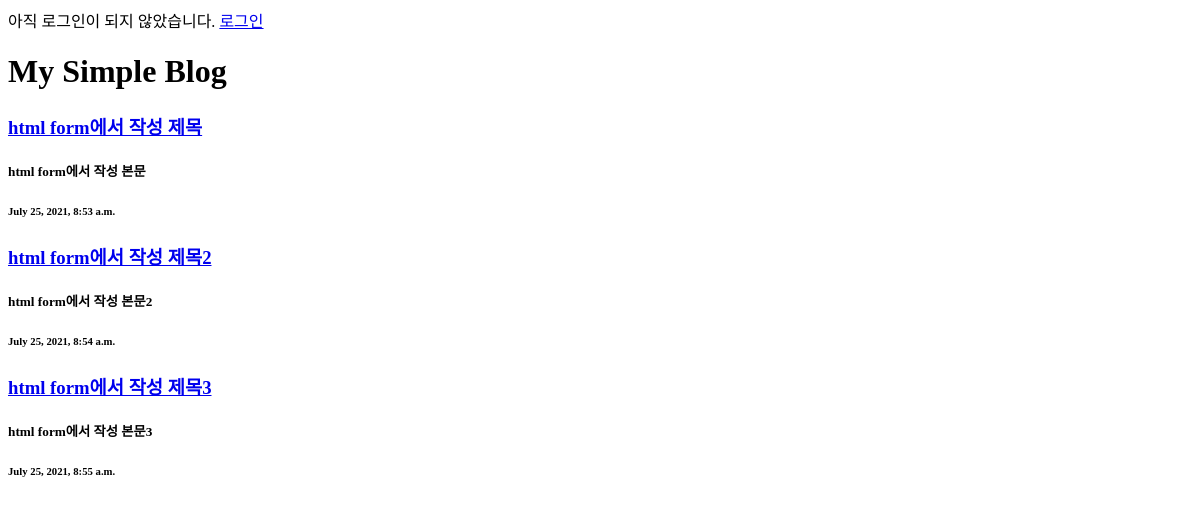
The app's page /, older data.
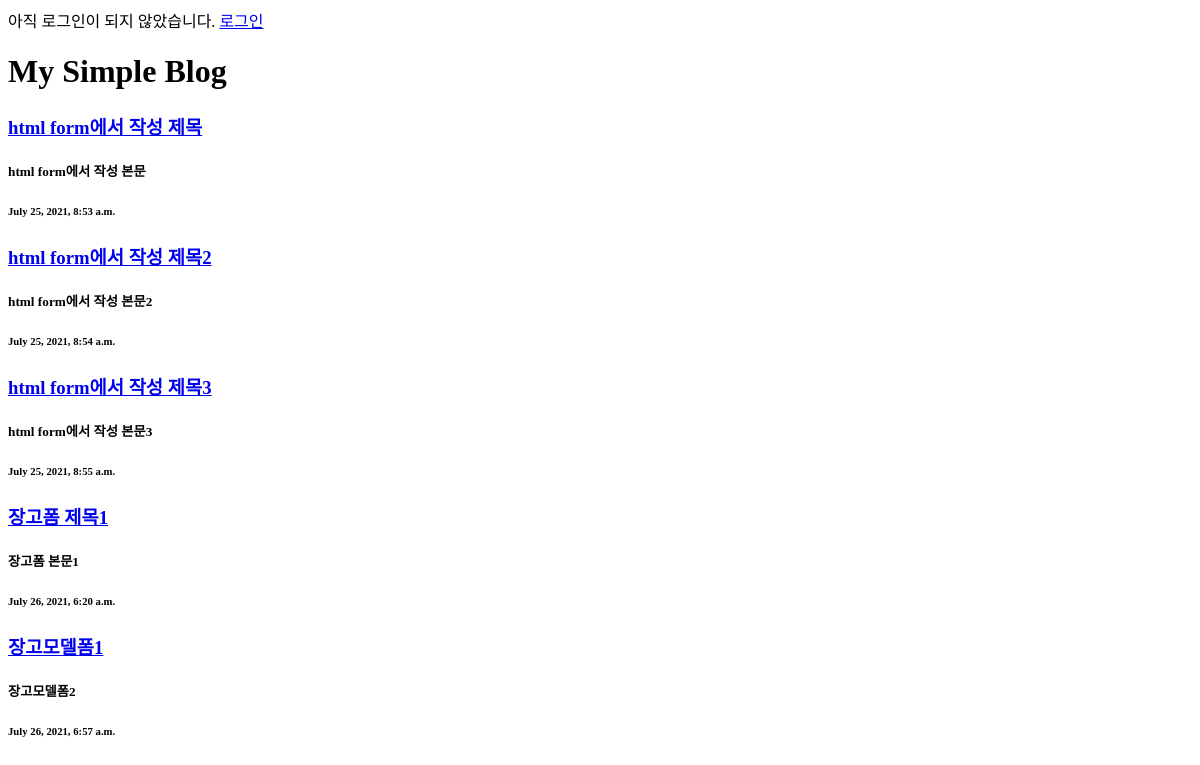
The same page, newer data.
### blogapp/models.py (models this page shows, shortened)
class Blog(models.Model):
    title = models.CharField(max_length=200)
    body = models.TextField()
    date = models.DateTimeField(auto_now_add=True)
    photo = models.ImageField(blank=True, null=True, upload_to="blog_photo")

### blogapp/views.py (the view)
# urls.py: path("", blogapp_views.home, name="home"),
def home(request):
    posts = Blog.objects.all()
    return render(request, "index.html", {"posts": posts})

### blogapp/templates/index.html (shortened to what this page needs)
{% if user.is_authenticated %}
안녕하세요, {{user.username}}님!
<a href="{% url 'logout' %}">로그아웃</a>
{% else %}
<a href="{% url 'login' %}">로그인</a>
{% endif %}
<h1>My Simple Blog</h1>
{% for post in posts %}
<a href=" {% url 'detail' post.id %}">
    <h3>{{post.title}}</h3>
</a>
<h5>{{post.body}}</h5>
<h6>{{post.date}}</h6>
{% endfor %}

Row changes from the older to the newer data that the page shows:
added Blog: title "장고폼 제목1", body "장고폼 본문1", date "July 26, 2021, 6:20 a.m."
added Blog: title "장고모델폼1", body "장고모델폼2", date "July 26, 2021, 6:57 a.m."
